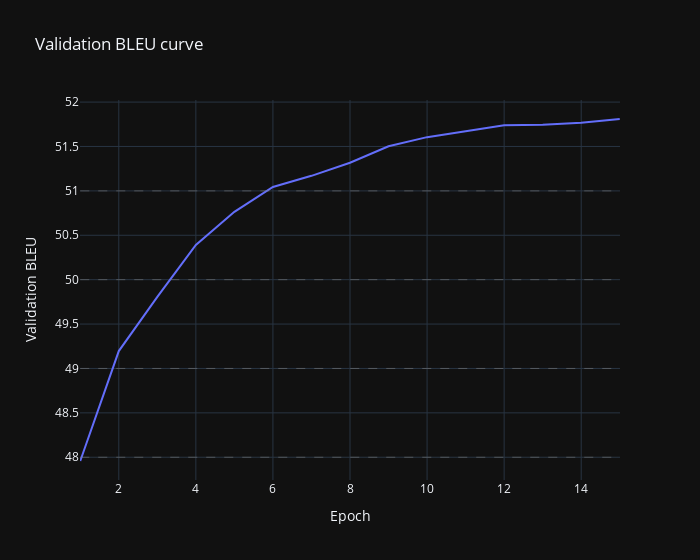

Notebook cell for this chart:
### Markdown cell above
### Experiment 1: Initial linear

### Code cell
losses = [47.9579, 49.1962, 49.8059, 50.3917, 50.7639, 51.0444, 51.1695, 51.3172, 51.5025, 51.6052, 51.6721, 51.7399, 51.7445, 51.7665, 51.8095]
scale_values = [i for i in range(48, 52, 1)]
plot_training_evolution_curve(losses, scale_values)

### Figure 1 — Plotly figure (JSON) as saved in the notebook; plotly's stock layout.template omitted (floating-point values rounded to 4 significant figures)
{"data": [{"mode": "lines", "name": "Validation BLEU", "x": [1, 2, 3, 4, 5, 6, 7, 8, 9, 10, 11, 12, 13, 14, 15], "y": [47.96, 49.2, 49.81, 50.39, 50.76, 51.04, 51.17, 51.32, 51.5, 51.61, 51.67, 51.74, 51.74, 51.77, 51.81], "type": "scatter"}], "layout": {"shapes": [{"line": {"color": "gray", "dash": "dash", "width": 0.5}, "type": "line", "x0": 1, "x1": 15, "y0": 48, "y1": 48}, {"line": {"color": "gray", "dash": "dash", "width": 0.5}, "type": "line", "x0": 1, "x1": 15, "y0": 49, "y1": 49}, {"line": {"color": "gray", "dash": "dash", "width": 0.5}, "type": "line", "x0": 1, "x1": 15, "y0": 50, "y1": 50}, {"line": {"color": "gray", "dash": "dash", "width": 0.5}, "type": "line", "x0": 1, "x1": 15, "y0": 51, "y1": 51}], "xaxis": {"title": {"text": "Epoch"}}, "yaxis": {"title": {"text": "Validation BLEU"}}, "title": {"text": "Validation BLEU curve"}, "width": 700}}
